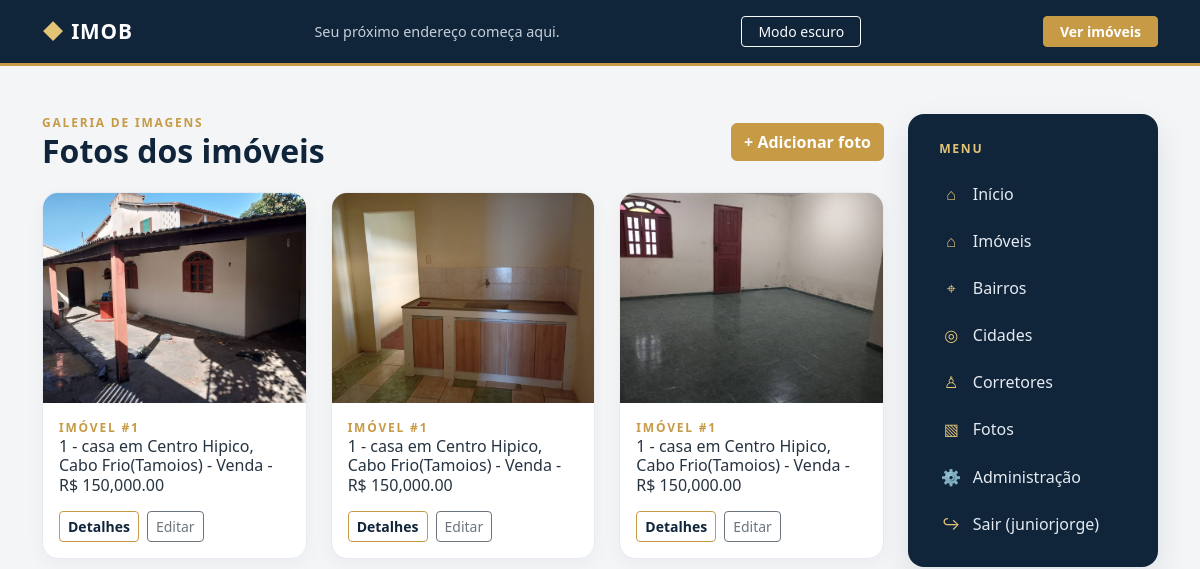
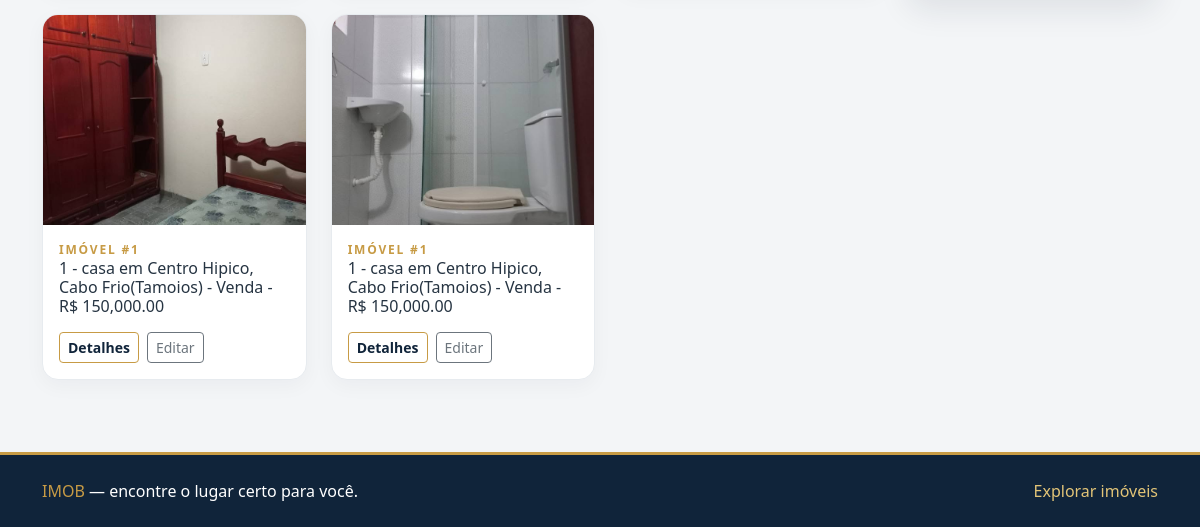
Before: /fotos/ (signed in) with the older database file (2 pictures, top to bottom).
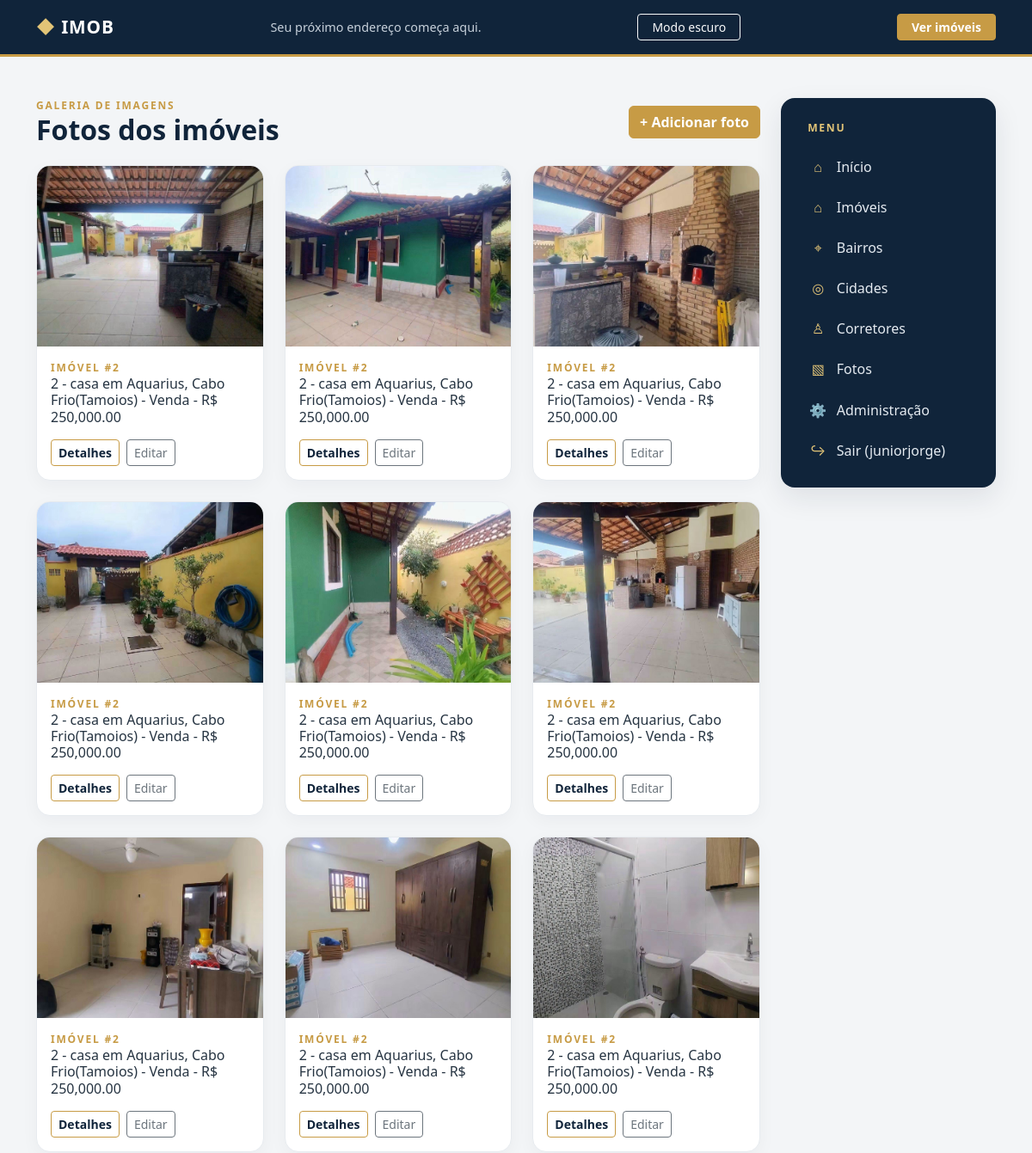
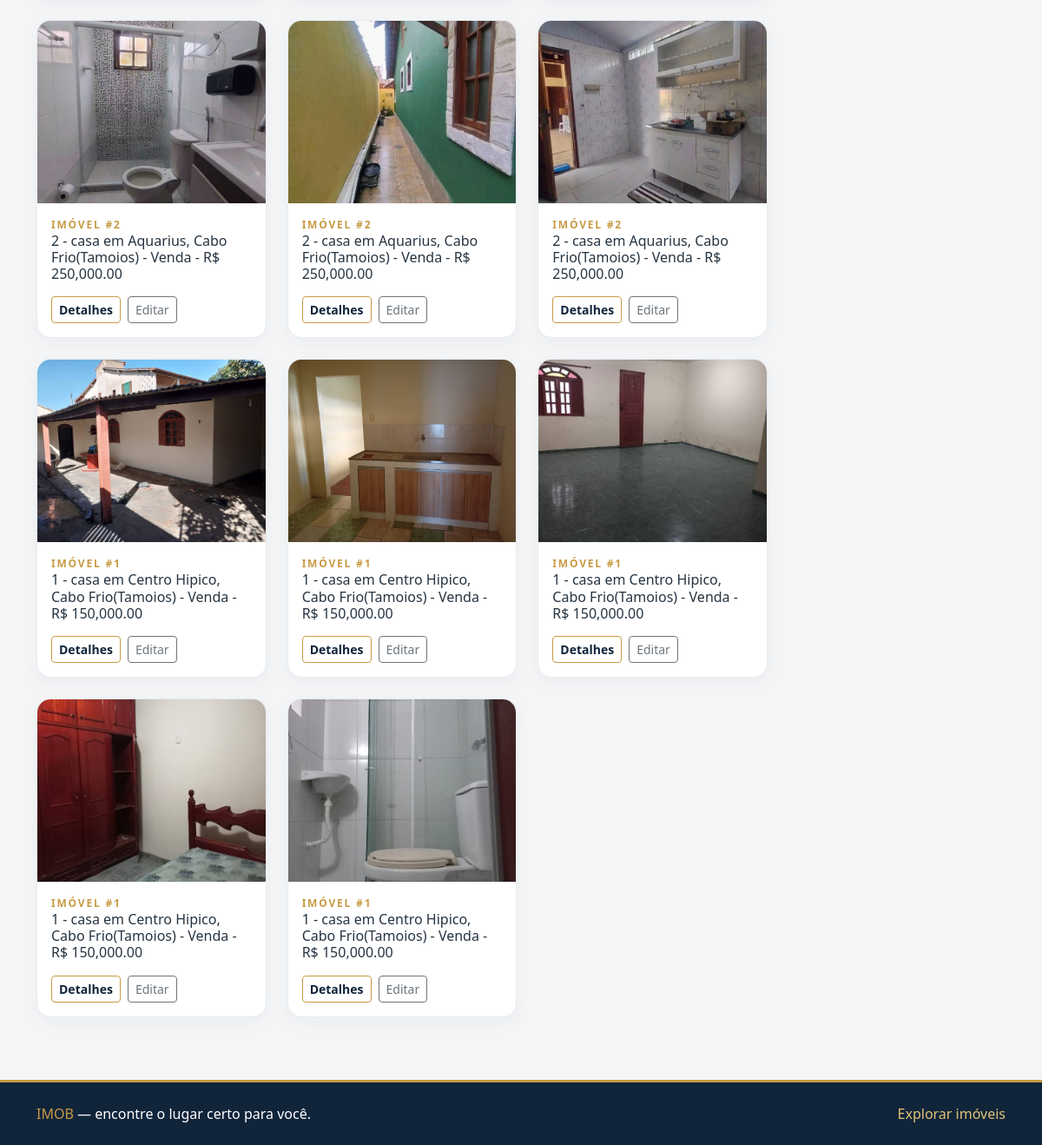
After: the same page with the newer database file (2 pictures, top to bottom).
### Fotos/models.py (models this page shows, shortened)
class Fotoimovel(models.Model):
    MAX_FOTOS_POR_IMOVEL = 12
    imovel = models.ForeignKey('Imoveis.Imovel', on_delete=models.CASCADE, related_name='fotos')
    imagem = models.ImageField(upload_to='fotos/')
    destaque = models.BooleanField(default=False)

### Imoveis/models.py (models this page shows)
class Imovel(models.Model):
    FINALIDADE_CHOICES = [
        ('venda', 'Venda'),
        ('aluguel', 'Aluguel'),
    ]
    TIPO_CHOICES = [
        ('casa', 'Casa'),
        ('apartamento', 'Apartamento'),
        ('comercial', 'Comercial'),
        ('sala_comercial', 'Sala Comercial'),
        ('galpao', 'Galpão'),
        ('chacara', 'Chácara'),
        ('sitio', 'Sítio'),
        ('terreno_comercial', 'Terreno Comercial'),
        ('terreno_residencial', 'Terreno Residencial'),
    ]
    STATUS_CHOICES = [
        ('disponivel', 'Disponível'),
        ('vendido', 'Vendido'),
        ('alugado', 'Alugado'),
    ]
    QUANTIDADE_CHOICES = [(i, str(i)) for i in range(0, 6)] + [(6, 'mais de 5')]
    finalidade = models.CharField(max_length=10, choices=FINALIDADE_CHOICES)
    tipo = models.CharField(max_length=20, choices=TIPO_CHOICES)
    cidade = models.ForeignKey('Cidades.Cidade', on_delete=models.PROTECT)
    bairro = models.ForeignKey('Bairros.Bairro', on_delete=models.PROTECT)
    endereco = models.CharField(max_length=255)
    valor = models.DecimalField(max_digits=12, decimal_places=2)
    dormitorios = models.IntegerField(choices=QUANTIDADE_CHOICES)
    suites = models.IntegerField(choices=QUANTIDADE_CHOICES)
    banheiros = models.IntegerField(choices=QUANTIDADE_CHOICES)
    vagas = models.IntegerField(choices=QUANTIDADE_CHOICES)
    area_total = models.DecimalField(max_digits=10, decimal_places=2)
    area_construida = models.DecimalField(max_digits=10, decimal_places=2)
    descricao = models.TextField(blank=True, null=True)
    status = models.CharField(max_length=10, choices=STATUS_CHOICES, default='disponivel')
    corretor = models.ForeignKey('Corretores.Corretor', on_delete=models.PROTECT)
    piscina = models.BooleanField(default=False)
    def __str__(self):
        return f"{self.id} - {self.tipo} em {self.bairro.nome}, {self.cidade.nome} - {self.finalidade.capitalize()} - R$ {self.valor:,.2f}"

### Bairros/models.py (models this page shows, shortened)
class Bairro(models.Model):
    nome = models.CharField(max_length=100)
    cidade = models.ForeignKey('Cidades.Cidade', on_delete=models.CASCADE, related_name='bairros')

### Cidades/models.py (models this page shows, shortened)
class Cidade(models.Model):
    nome = models.CharField(max_length=100)

### Fotos/views.py (the view)
# urls.py: path('fotos/', login_required(views.FotoimovelListView.as_view()), name='fotos_list'),
class FotoimovelListView(FotoimovelWebContextMixin, ListView):
    model = Fotoimovel
    template_name = 'fotos_list.html'
    context_object_name = 'fotos'
    def get_queryset(self):
        return Fotoimovel.objects.select_related("imovel").order_by("-pk")
    def get_context_data(self, **kwargs):
        context = super().get_context_data(**kwargs)
        context["rows"] = [{"object": foto, "values": [foto.pk]} for foto in context["fotos"]]
        context["column_labels"] = ["Código"]
        return context

### Fotos/views.py (called while the page is built)
    def get_context_data(self, **kwargs):
        context = super().get_context_data(**kwargs)
        context.update({
            "list_url": "fotos_list",
            "create_url": "fotos_create",
            "detail_url": "fotos_detail",
            "update_url": "fotos_update",
            "delete_url": "fotos_delete",
        })
        return context

### Fotos/templates/fotos_list.html (shortened to what this page needs)
{% extends "base.html" %}
{% block content %}
<div class="page-heading"><div><div class="page-kicker">Galeria de imagens</div><h1 class="page-title h2">Fotos dos imóveis</h1></div><a class="btn btn-gold" href="{% url create_url %}">+ Adicionar foto</a></div>
{% if rows %}<div class="row g-4">{% for row in rows %}<div class="col-md-6 col-xl-4"><article class="property-card">
    {% if row.object.imagem %}<img class="property-photo" src="{{ row.object.imagem.url }}" alt="Foto do imóvel #{{ row.object.imovel_id }}">{% else %}<div class="photo-placeholder">▧</div>{% endif %}
    <div class="p-3"><div class="page-kicker">Imóvel #{{ row.object.imovel_id }}</div><h2 class="h6">{{ row.object.imovel }}</h2>{% if row.object.destaque %}<span class="badge text-bg-light text-gold">Destaque</span>{% endif %}<div class="d-flex gap-2 mt-3"><a class="btn btn-sm btn-outline-gold" href="{% url detail_url row.object.pk %}">Detalhes</a><a class="btn btn-sm btn-outline-secondary" href="{% url update_url row.object.pk %}">Editar</a></div></div>
</article></div>{% endfor %}</div>{% else %}<div class="panel text-center py-5"><div class="page-kicker mb-2">Destaque cada imóvel</div><p class="text-secondary">Nenhuma foto cadastrada.</p><a class="btn btn-gold" href="{% url create_url %}">Adicionar primeira foto</a></div>{% endif %}
{% endblock %}

### app/templates/base.html (shortened to what this page needs)
{% load static %}
<!doctype html>
<html lang="pt-BR">
<head>
    <link href="https://cdn.jsdelivr.net/npm/bootstrap@5.3.3/dist/css/bootstrap.min.css" rel="stylesheet">
</head>
<body>
    <header class="site-header">
        <div class="container py-3 d-flex align-items-center justify-content-between gap-3">
            <a class="brand" href="{% url 'home' %}"><span class="brand-mark">◆</span> IMOB</a>
            <span class="header-note">Seu próximo endereço começa aqui.</span>
            <button class="btn btn-outline-light btn-sm px-3" id="theme-toggle" type="button" aria-pressed="false">
            </button>
            {% if user.is_authenticated %}
                <a class="btn btn-gold btn-sm px-3" href="{% url 'imoveis_list' %}">Ver imóveis</a>
            {% else %}
                <a class="btn btn-gold btn-sm px-3" href="{% url 'login' %}">Entrar</a>
            {% endif %}
        </div>
    </header>
    <main class="site-main container py-4 py-lg-5">
        <div class="page-layout{% if request.resolver_match.url_name == 'login' %} page-layout-login{% endif %}">
            <section class="page-content">
                {% block content %}{% endblock %}
            </section>
            {% if request.resolver_match.url_name != 'login' %}
                <aside class="side-menu" aria-label="Menu principal">
                    <div class="side-menu-title">Menu</div>
                    <nav>
                        <a class="side-link" href="{% url 'home' %}"><span class="side-icon">⌂</span> Início</a>
                        <a class="side-link" href="{% url 'imoveis_list' %}"><span class="side-icon">⌂</span> Imóveis</a>
                        {% if user.is_authenticated %}
                            <a class="side-link" href="{% url 'bairros_list' %}"><span class="side-icon">⌖</span> Bairros</a>
                            <a class="side-link" href="{% url 'cidades_list' %}"><span class="side-icon">◎</span> Cidades</a>
                            <a class="side-link" href="{% url 'corretores_list' %}"><span class="side-icon">♙</span> Corretores</a>
                            <a class="side-link" href="{% url 'fotos_list' %}"><span class="side-icon">▧</span> Fotos</a>
                            <a class="side-link" href="/admin/"><span class="side-icon">⚙</span> Administração</a>
                            <form method="post" action="{% url 'logout' %}">
                                <button class="side-link w-100 border-0 bg-transparent text-start" type="submit">
                                    <span class="side-icon">↪</span> Sair ({{ user.username }})
                                </button>
                            </form>
                        {% else %}
                            <a class="side-link" href="{% url 'login' %}"><span class="side-icon">↪</span> Entrar</a>
                        {% endif %}
                    </nav>
                </aside>
            {% endif %}
        </div>
    </main>
    <footer class="site-footer mt-4">
        <div class="container py-4 d-flex flex-column flex-sm-row justify-content-between align-items-sm-center gap-2">
            <span><span class="text-gold">IMOB</span> &mdash; encontre o lugar certo para você.</span>
            <a class="footer-link" href="{% url 'imoveis_list' %}">Explorar imóveis</a>
        </div>
    </footer>
</body>
</html>

### app/templates/base.html (style rules this page uses)
:root { --navy: #10243a; --navy-light: #183652; --gold: #c79b45; --gold-light: #e2c477; --ink: #263442; --muted: #728091; --surface: #fff; --page: #f3f5f7; }
body { min-height: 100vh; display: flex; flex-direction: column; background: var(--page); color: var(--ink); }
.site-header, .site-footer { background: var(--navy); color: #fff; }
.site-header { border-bottom: 3px solid var(--gold); }
.brand { color: #fff; font-size: 1.3rem; font-weight: 700; letter-spacing: .04em; text-decoration: none; }
.brand-mark { color: var(--gold-light); }
.header-note { color: #c6d0da; font-size: .9rem; }
.site-main { flex: 1; }
.page-layout { display: grid; grid-template-columns: minmax(0, 1fr) 250px; gap: 1.5rem; align-items: start; }
.page-content { min-width: 0; }
.side-menu { position: sticky; top: 1.25rem; background: var(--navy); color: #fff; border-radius: 1rem; padding: 1.25rem; box-shadow: 0 12px 32px #10243a18; }
.side-menu-title { color: var(--gold-light); font-size: .76rem; font-weight: 700; letter-spacing: .14em; text-transform: uppercase; margin: .35rem .7rem .8rem; }
.side-link { display: flex; align-items: center; gap: .7rem; padding: .72rem .8rem; border-radius: .65rem; color: #e5ebf1; text-decoration: none; transition: .18s ease; }
.side-icon { color: var(--gold-light); width: 1.3rem; text-align: center; }
.page-heading { display: flex; justify-content: space-between; align-items: center; gap: 1rem; margin-bottom: 1.35rem; }
.page-title { color: var(--navy); font-weight: 700; margin: 0; }
.page-kicker { color: var(--gold); font-size: .75rem; font-weight: 700; letter-spacing: .15em; text-transform: uppercase; }
.panel, .stat-card, .property-card { background: var(--surface); border: 1px solid #e7ebef; border-radius: 1rem; box-shadow: 0 6px 20px #10243a0a; }
.btn-gold { background: var(--gold); border-color: var(--gold); color: #fff; font-weight: 600; }
.btn-outline-gold { border-color: var(--gold); color: var(--navy); font-weight: 600; }
.text-gold { color: var(--gold) !important; }
.property-card { overflow: hidden; height: 100%; transition: box-shadow .2s ease, transform .2s ease; }
.property-photo { height: 210px; width: 100%; object-fit: cover; background: #e9edf0; }
.site-footer { border-top: 3px solid var(--gold); }
.footer-link { color: var(--gold-light); text-decoration: none; }

Changed rows visible on the page:
added Fotoimovel: object.imagem (picture), object.imovel_id "2", object.imovel "2 - casa em Aquarius, Cabo Frio(Tamoios) - Venda - R$ 250,000.00"
added Fotoimovel: object.imagem (picture), object.imovel_id "2", object.imovel "2 - casa em Aquarius, Cabo Frio(Tamoios) - Venda - R$ 250,000.00"
added Fotoimovel: object.imagem (picture), object.imovel_id "2", object.imovel "2 - casa em Aquarius, Cabo Frio(Tamoios) - Venda - R$ 250,000.00"
added Fotoimovel: object.imagem (picture), object.imovel_id "2", object.imovel "2 - casa em Aquarius, Cabo Frio(Tamoios) - Venda - R$ 250,000.00"
added Fotoimovel: object.imagem (picture), object.imovel_id "2", object.imovel "2 - casa em Aquarius, Cabo Frio(Tamoios) - Venda - R$ 250,000.00"
added Fotoimovel: object.imagem (picture), object.imovel_id "2", object.imovel "2 - casa em Aquarius, Cabo Frio(Tamoios) - Venda - R$ 250,000.00"
added Fotoimovel: object.imagem (picture), object.imovel_id "2", object.imovel "2 - casa em Aquarius, Cabo Frio(Tamoios) - Venda - R$ 250,000.00"
added Fotoimovel: object.imagem (picture), object.imovel_id "2", object.imovel "2 - casa em Aquarius, Cabo Frio(Tamoios) - Venda - R$ 250,000.00"
added Fotoimovel: object.imagem (picture), object.imovel_id "2", object.imovel "2 - casa em Aquarius, Cabo Frio(Tamoios) - Venda - R$ 250,000.00"
added Fotoimovel: object.imagem (picture), object.imovel_id "2", object.imovel "2 - casa em Aquarius, Cabo Frio(Tamoios) - Venda - R$ 250,000.00"
added Fotoimovel: object.imagem (picture), object.imovel_id "2", object.imovel "2 - casa em Aquarius, Cabo Frio(Tamoios) - Venda - R$ 250,000.00"
added Fotoimovel: object.imagem (picture), object.imovel_id "2", object.imovel "2 - casa em Aquarius, Cabo Frio(Tamoios) - Venda - R$ 250,000.00"
